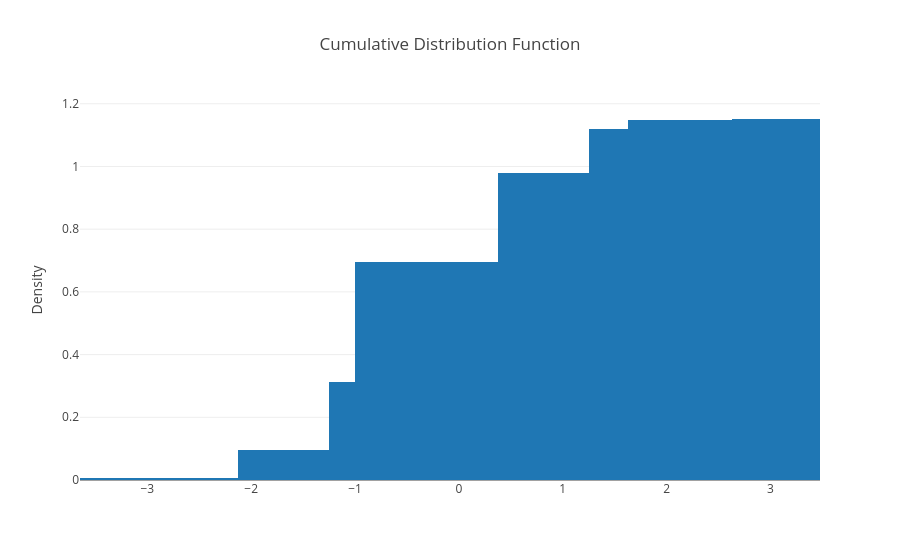

Notebook code for this chart:
### Markdown cell above
## Example 3: Cumulative Distribution

Create cumulative histograms to visualize cumulative distributions.

### Code cell
fig = histogram(x=data, cumulative=True, title="Cumulative Distribution Function")
fig.show()

### Figure 1 — Plotly figure (JSON) as saved in the notebook; plotly's stock layout.template omitted (floating-point values rounded to 4 significant figures)
{"data": [{"customdata": [[-3.648, -2.125], [-2.125, -1.25], [-1.25, -1], [-1, 0.375], [0.375, 1.25], [1.25, 1.625], [1.625, 2.625], [2.625, 3.477]], "hovertemplate": "Bin: [%{customdata[0]:.4g}, %{customdata[1]:.4g})<br>Density: %{y}<br><extra></extra>", "type": "bar", "width": [1.523, 0.875, 0.25, 1.375, 0.875, 0.375, 1, 0.8516], "x": [-2.887, -1.688, -1.125, -0.3125, 0.8125, 1.438, 2.125, 3.051], "y": [0.005908, 0.09619, 0.3122, 0.694, 0.9797, 1.121, 1.149, 1.151]}], "layout": {"bargap": 0, "bargroupgap": 0, "title": {"text": "Cumulative Distribution Function"}, "xaxis": {"title": {}}, "yaxis": {"title": {"text": "Density"}}}}
